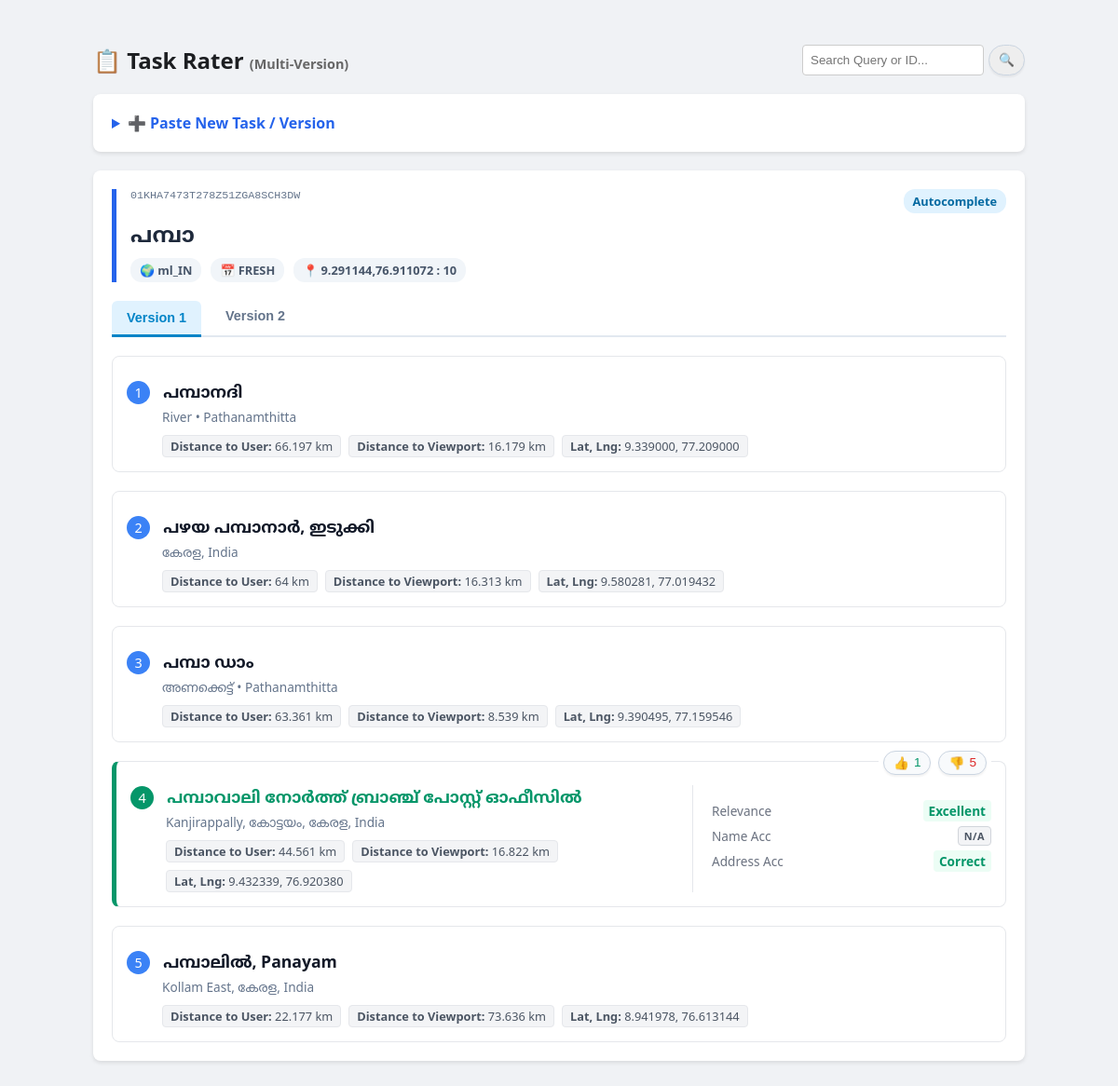
The page / on the database its author committed.
### tables this page shows
CREATE TABLE answers 
                 (id INTEGER PRIMARY KEY, task_id TEXT, query TEXT, 
                  header_info TEXT, rating_results TEXT);

### app.py (the view)
@app.route('/', methods=['GET', 'POST'])
def home():
    message = ""
    search_results = [] # This will be a list of grouped tasks
    conn = get_db_connection()
    if request.method == 'POST':
        if 'raw_text' in request.form:
            raw = request.form['raw_text']
            if not raw.strip():
                message = "Error: Text was empty."
            else:
                try:
                    t_id, q, headers, results = process_text(raw)
                    if results:
                        existing_rows = conn.execute("SELECT rating_results FROM answers WHERE task_id = ?", (t_id,)).fetchall()
                        is_duplicate = False
                        new_results_json = json.dumps(results)
                        for row in existing_rows:
                            if row['rating_results'] == new_results_json:
                                is_duplicate = True
                                break
                        if is_duplicate:
                            message = f"Skipped: This exact version already exists for {q}."
                        else:
                            conn.execute("INSERT INTO answers (task_id, query, header_info, rating_results) VALUES (?, ?, ?, ?)",
                                         (t_id, q, json.dumps(headers), new_results_json))
                            conn.commit()
                            message = f"Saved: New version added for {q}!"
                    else:
                        message = "Error: Could not parse results."
                except Exception as e:
                    message = f"Parsing Error: {str(e)}"
        if 'search_query' in request.form:
             q = request.form['search_query'].strip()
             rows = conn.execute("SELECT * FROM answers WHERE task_id LIKE ? OR query LIKE ? ORDER BY id DESC",
                                ('%'+q+'%', '%'+q+'%')).fetchall()
        else:
             rows = conn.execute("SELECT * FROM answers ORDER BY id DESC LIMIT 50").fetchall()
    else:
        rows = conn.execute("SELECT * FROM answers ORDER BY id DESC LIMIT 50").fetchall()
    tasks_map = OrderedDict()
    for row in rows:
        tid = row['task_id']
        if tid not in tasks_map:
            tasks_map[tid] = {
                'task_id': tid,
                'headers': json.loads(row['header_info']),
                'versions': []
            }
        tasks_map[tid]['versions'].append({
            'db_id': row['id'],
            'results': json.loads(row['rating_results'])
        })
    search_results = list(tasks_map.values())
    conn.close()
    return render_template('home.html', message=message, search_results=search_results)

### app.py (called while the page is built)
def get_db_connection():
    conn = sqlite3.connect('tasks.db', timeout=30)
    conn.row_factory = sqlite3.Row
    return conn

### templates/home.html (shortened to what this page needs)
<!DOCTYPE html>
<html lang="en">
<head>
    <link rel="stylesheet" href="{{ url_for('static', filename='style.css') }}">
</head>
<body>
<div class="container">
    <div style="display:flex; justify-content:space-between; align-items:center;">
        <h2>📋 Task Rater <span style="font-size:0.6em; color:#666;">(Multi-Version)</span></h2>
        <form method="POST" action="/" style="display:flex; gap:5px;">
            <input type="text" name="search_query" placeholder="Search Query or ID..." style="padding:8px; border-radius:4px; border:1px solid #ccc;">
            <button type="submit" class="btn-vote" style="background:#eee;">🔍</button>
        </form>
    </div>
    <div class="card">
        <details>
            <summary style="cursor:pointer; font-weight:bold; color:#2563eb;">➕ Paste New Task / Version</summary>
            <br>
        </details>
    </div>
    {% for task in search_results %}
    <div class="card">
        <div class="task-header">
            <div style="display:flex; justify-content:space-between; margin-bottom:5px;">
                <span class="task-id">{{ task.task_id }}</span>
                <span class="header-badge" style="background:#e0f2fe; color:#0369a1;">
                    {{ task.headers['Task Type'] }}
                </span>
            </div>
            <div class="query-text">{{ task.headers['Query'] }}</div>
            <div class="header-meta">
                <span class="header-badge">🌍 {{ task.headers['Locale'] }}</span>
                <span class="header-badge">📅 {{ task.headers['Viewport Age'] }}</span>
                <span class="header-badge">📍 {{ task.headers['Lat, Lng'] }}</span>
            </div>
        </div>
        <div class="tab-header">
            {% for ver in task.versions %}
                <button class="tab-btn {{ 'active' if loop.first else '' }}"
                        onclick="openTab(event, 'v-{{ ver.db_id }}', '{{ task.task_id }}')">
                    Version {{ loop.index }}
                </button>
            {% endfor %}
        </div>
        {% for ver in task.versions %}
        <div id="v-{{ ver.db_id }}" class="tab-content {{ 'active' if loop.first else '' }} group-{{ task.task_id }}">
            {% for res in ver.results %}
            {% set is_rated = (res.ratings|length > 0 and res.ratings[0].value != 'Not Rated' and res.ratings[0].value != '-') %}
            <div class="res-container {{ 'rated-item' if is_rated else '' }}">
                {% if is_rated %}
                <div class="vote-box">
                    <button class="btn-vote" onclick="vote({{ ver.db_id }}, {{ loop.index0 }}, 'up')">
                        👍 <span id="up-{{ ver.db_id }}-{{ loop.index0 }}" style="color:#059669;">{{ res.upvotes }}</span>
                    </button>
                    <button class="btn-vote" onclick="vote({{ ver.db_id }}, {{ loop.index0 }}, 'down')">
                        👎 <span id="down-{{ ver.db_id }}-{{ loop.index0 }}" style="color:#dc2626;">{{ res.downvotes }}</span>
                    </button>
                </div>
                {% endif %}
                <div class="res-content">
                    <div>
                        <span class="res-num">{{ res.num }}</span>
                        <span class="res-title">{{ res.title }}</span>
                    </div>
                    <div class="res-sub">{{ res.subtitle }}</div>
                    <div class="meta-tags">
                        {% for m in res.meta %}
                            <span class="tag"><b>{{ m.label }}:</b> {{ m.value }}</span>
                        {% endfor %}
                    </div>
                </div>
                {% if is_rated %}
                <div class="res-ratings">
                    {% for r in res.ratings %}
                        {% if r.value and r.value != '-' and r.value != 'None' and r.value != 'Not Rated' %}
                        <div class="rating-row">
                            <span class="r-label">{{ r.label }}</span>
                            {% if r.value.lower() == 'n/a' %}
                                <span class="r-val val-na">n/a</span>
                            {% else %}
                                <span class="r-val val-{{ r.value | replace(' ', '-') }}">{{ r.value }}</span>
                            {% endif %}
                        </div>
                        {% endif %}
                    {% endfor %}
                </div>
                {% endif %}
            </div>
            {% endfor %} </div>
        {% endfor %} </div>
    {% endfor %} </div>
</body>
</html>

### static/style.css (style rules this page uses)
body { font-family: 'Segoe UI', 'Meera', 'Noto Sans Malayalam', sans-serif; background: #f0f2f5; padding: 20px; color: #1c1e21; }
.container { max-width: 1000px; margin: auto; }
.card { background: white; padding: 20px; border-radius: 8px; margin-bottom: 20px; box-shadow: 0 2px 4px rgba(0,0,0,0.1); }
.task-header { border-left: 5px solid #2563eb; padding-left: 15px; margin-bottom: 20px; }
.task-id { font-family: monospace; color: #64748b; font-size: 0.9em; }
.query-text { font-size: 1.5em; font-weight: bold; color: #1e293b; margin: 5px 0; }
.header-meta { display: flex; gap: 10px; margin-top: 8px; flex-wrap: wrap; }
.header-badge { background: #f1f5f9; color: #475569; padding: 4px 10px; border-radius: 12px; font-size: 0.8em; font-weight: 600; display: inline-flex; align-items: center; }
.tab-header { display: flex; gap: 10px; margin-bottom: 15px; border-bottom: 2px solid #e2e8f0; padding-bottom: 5px; }
.tab-btn { background: none; border: none; padding: 8px 16px; font-size: 0.9em; font-weight: 600; color: #64748b; cursor: pointer; border-radius: 6px 6px 0 0; transition: 0.2s; }
.tab-btn.active { background: #e0f2fe; color: #0284c7; border-bottom: 3px solid #0284c7; margin-bottom: -7px; }
.tab-content { display: none; animation: fadeIn 0.3s; }
.tab-content.active { display: block; }
.res-container { border: 1px solid #e5e7eb; background: #fff; padding: 25px 15px 15px 15px; border-radius: 8px; margin-top: 20px; position: relative; display: flex; gap: 20px; }
.res-content { flex: 1; }
.res-num { background: #3b82f6; color: white; display: inline-block; width: 25px; height: 25px; text-align: center; border-radius: 50%; font-size: 0.9em; line-height: 25px; }
.res-title { font-size: 1.1em; font-weight: bold; color: #111827; display: inline-block; margin-left: 10px; }
.res-sub { color: #64748b; font-size: 0.85em; margin-top: 4px; margin-left: 38px; line-height: 1.4; }
.meta-tags { margin-top: 10px; margin-left: 38px; display: flex; flex-wrap: wrap; gap: 8px; }
.tag { background: #f3f4f6; padding: 2px 8px; border-radius: 4px; font-size: 0.8em; color: #4b5563; border: 1px solid #e5e7eb; }
.res-ratings { width: 300px; border-left: 1px solid #e5e7eb; padding-left: 20px; display: flex; flex-direction: column; justify-content: center; }
.rating-row { display: flex; justify-content: space-between; font-size: 0.85em; margin-bottom: 5px; align-items: center; }
.r-label { color: #6b7280; }
.r-val { font-weight: bold; padding: 2px 6px; border-radius: 4px; }
.val-Excellent, .val-Correct, .val-Good { color: #059669; background: #ecfdf5; }
.val-na { background: #f3f4f6; color: #4b5563; border: 1px solid #d1d5db; text-transform: uppercase; font-size: 0.8em; letter-spacing: 0.5px; }
.vote-box { position: absolute; top: -12px; right: 15px; display: flex; gap: 8px; background: white; padding: 0 5px; }
.btn-vote { cursor: pointer; border: 1px solid #cbd5e1; background: #f8fafc; padding: 4px 10px; border-radius: 20px; font-size: 0.85em; box-shadow: 0 2px 2px rgba(0,0,0,0.05); transition: 0.2s; display: flex; align-items: center; gap: 5px; }
.rated-item .res-title { color: #059669; }
.rated-item .res-num { background: #059669; }
.rated-item { border-left: 5px solid #059669; }

### rows shown on the page
answers: task_id "01KHA7473T278Z51ZGA8SCH3DW", headers "Autocomplete", headers.Query "പമ്പാ", headers.Locale "ml_IN", headers "FRESH", headers "9.291144,76.911072 : 10", num "1" "2" "3" "4" "5", title "പമ്പാനദി" "പഴയ പമ്പാനാര്‍, ഇടുക്കി" "പമ്പാ ഡാം" "പമ്പാവാലി നോർത്ത് ബ്രാഞ്ച് പോസ്റ്റ് ഓഫീസിൽ" "പമ്പാലില്‍, Panayam", subtitle "River • Pathanamthitta" "കേരള, India" "അണക്കെട്ട് • Pathanamthitta" "Kanjirappally, കോട്ടയം, കേരള, India" "Kollam East, കേരള, India", label "Distance to User" "Distance to Viewport" "Lat, Lng" "Distance to User" "Distance to Viewport" "Lat, Lng" "Distance to User" "Distance to Viewport" "Lat, Lng" "Distance to User" "Distance to Viewport" "Lat, Lng" "Distance to User" "Distance to Viewport" "Lat, Lng", value "66.197 km" "16.179 km" "9.339000, 77.209000" "64 km" "16.313 km" "9.580281, 77.019432" "63.361 km" "8.539 km" "9.390495, 77.159546" "44.561 km" "16.822 km" "9.432339, 76.920380" "22.177 km" "73.636 km" "8.941978, 76.613144", upvotes "1", downvotes "5", label "Relevance" "Name Acc" "Address Acc", value "Excellent" "Correct"
